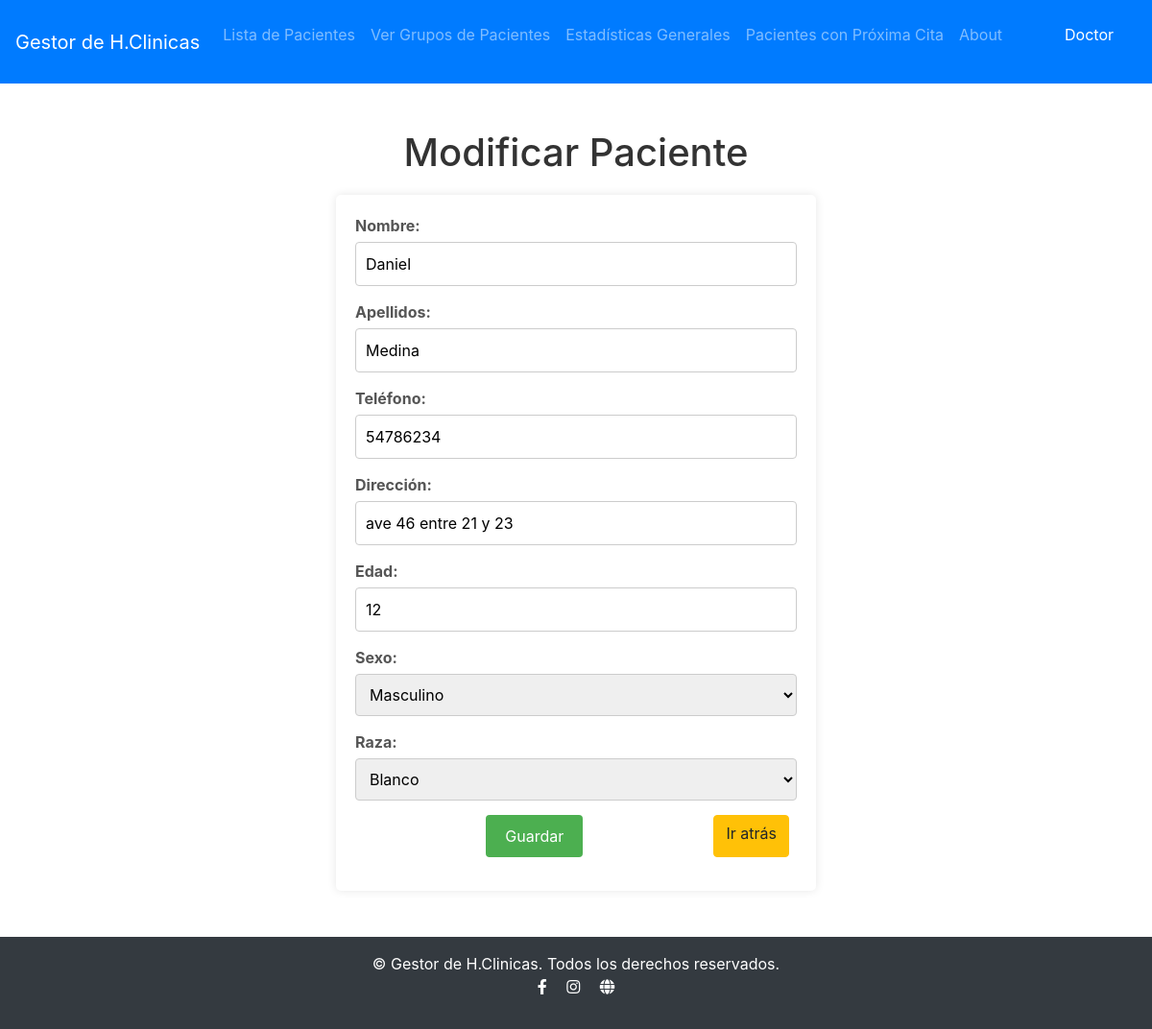
Page /pacientes/modificar/01111972163/ (signed in) on the earlier database version.
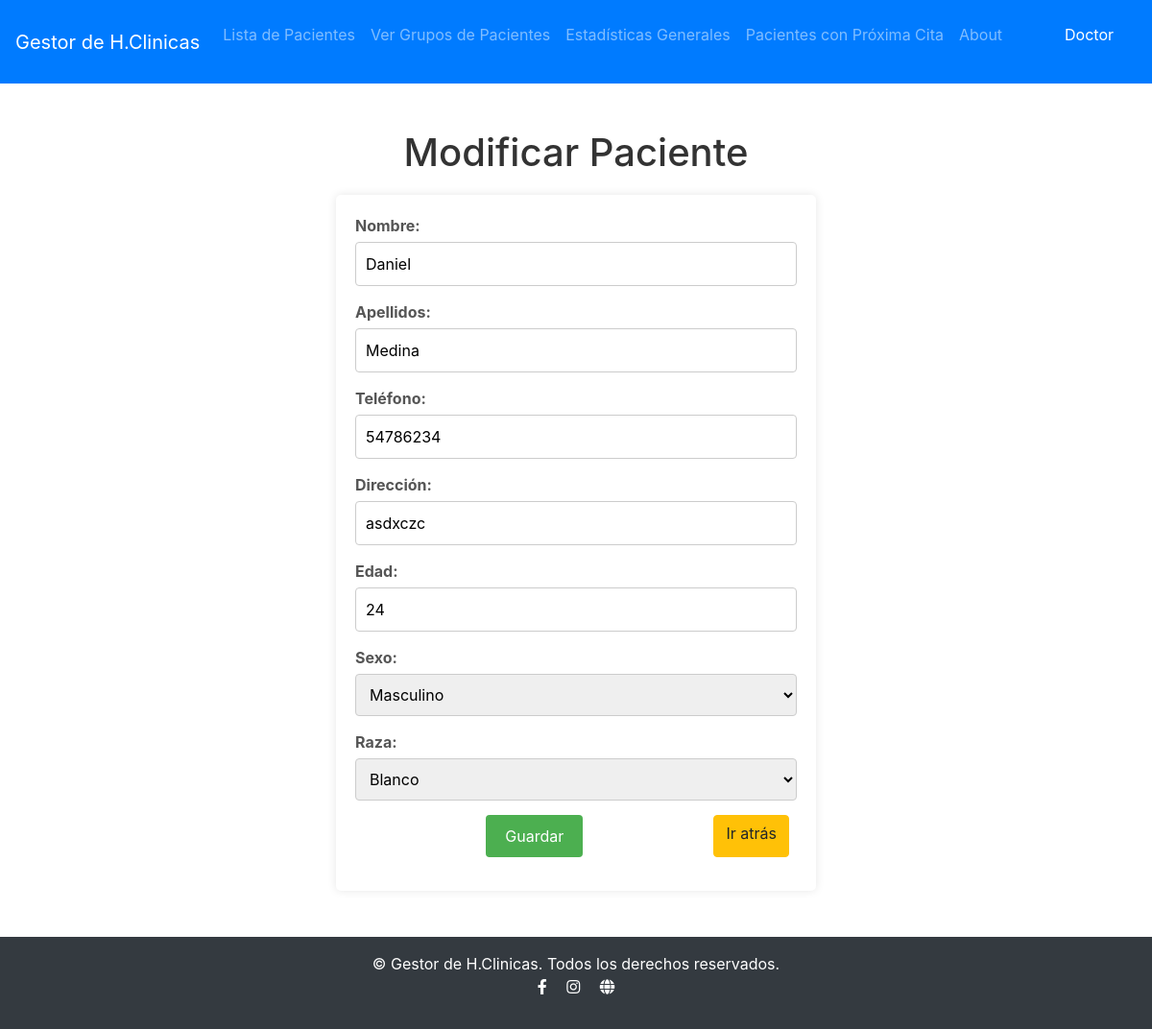
Same page on the later database version.
### Historia/models.py (models this page shows, shortened)
class Paciente(models.Model):
    ci = models.CharField(primary_key=True, max_length=11)
    nombre = models.CharField(max_length=50)
    apellidos = models.CharField(max_length=50)
    telefono = models.IntegerField(null=True)
    direccion = models.CharField(max_length=50)
    SEXO_CHOICES = (
        ('M', 'Masculino'),
        ('F', 'Femenino'),
    )
    sexo = models.CharField(max_length=1, choices=SEXO_CHOICES)
    RAZA_CHOICES = (
        ('B', 'Blanco'),
        ('N', 'Negro'),
    )
    raza = models.CharField(max_length=1, choices=RAZA_CHOICES)
    edad = models.IntegerField()

### Historia/views/pacientes.py (the view, shortened to what this page needs)
# urls.py: path('pacientes/modificar/<str:pk>/', pacientes.modificar_paciente, name='modificar_paciente'),
@login_required(login_url="/")
@permission_required("estudiantes.change_paciente", login_url="/")
def modificar_paciente(request, pk):
    paciente = get_object_or_404(Paciente, pk=pk)
    return render(request, 'pacientes/modificar_paciente.html', {'paciente': paciente})

### Historia/templates/pacientes/modificar_paciente.html (shortened to what this page needs)
{% extends 'base.html' %}
{% block content %}
<h1>Modificar Paciente</h1>
<form method="post">
	<div>
	<label for="nombre">Nombre:</label>
	<input type="text" id="nombre" name="nombre" value="{{ paciente.nombre }}" pattern="[a-zA-Z\s]+" title="El nombre solo debe contener letras" required>
	</div>
	<div>
	<label for="apellidos">Apellidos:</label>
	<input type="text" id="apellidos" name="apellidos" value="{{ paciente.apellidos }}" pattern="[a-zA-Z\s]+" title="Los apellidos solo deben contener letras" required>
	</div>
	<div>
	<label for="telefono">Teléfono:</label>
	<input type="tel" id="telefono" name="telefono" value="{{ paciente.telefono }}" pattern="\d{8,12}" title="El número de teléfono debe tener entre 10 y 15 dígitos" required>
	</div>
	<div>
	<label for="direccion">Dirección:</label>
	<input type="text" id="direccion" name="direccion" value="{{ paciente.direccion }}" pattern=".{0,50}" title="La dirección no debe exceder los 50 caracteres" required />
	</div>
	<div>
		<label for="edad">Edad:</label>
		<input type="text" id="edad" name="edad" value="{{ paciente.edad }}" pattern="[1-9]{1,2}" title="La edad no debe ser 0 y debe tener 3 dígitos numéricos" required />
	</div>
	<div>
	<label for="sexo">Sexo:</label>
	<select id="sexo" name="sexo">
		<option value="M" {% if paciente.sexo == 'M' %}selected{% endif %}>Masculino</option>
	</select>
	</div>
	<div>
		<label for="raza">Raza:</label>
		<select id="raza" name="raza" required>
		<option value="B" {% if paciente.raza == 'B' %}selected{% endif %}>Blanco</option>
		</select>
	</div>
	<div class="d-flex justify-content-center">
		<button type="submit">Guardar</button>
		<a class="btn btn-warning mr-2" href="{% url 'lista_pacientes' %}" class="back-button">Ir atrás</a>
	</div>
</form>
{% endblock %}

Differences in the rows shown:
changed Paciente "Daniel": direccion "ave 46 entre 21 y 23" → "asdxczc"; edad "12" → "24"
